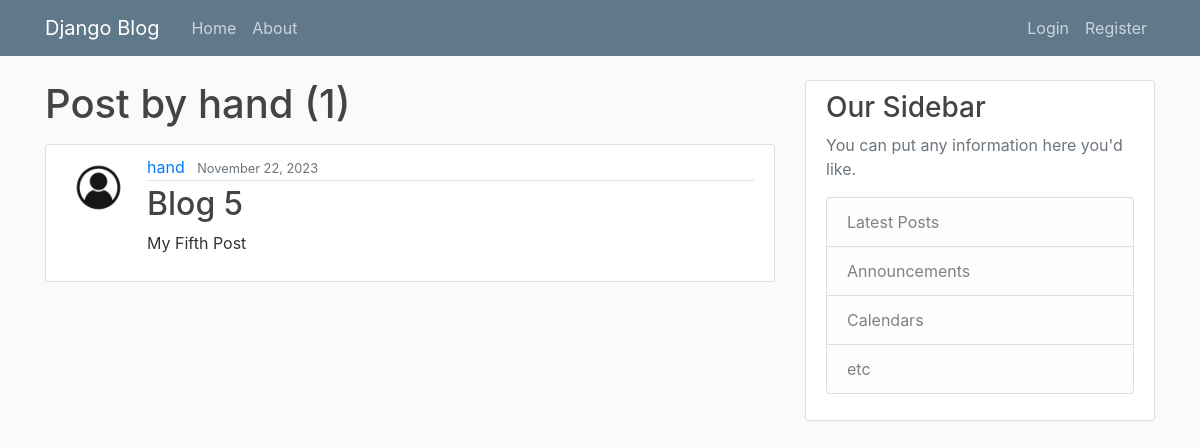
Before: /user/hand with the older database file.
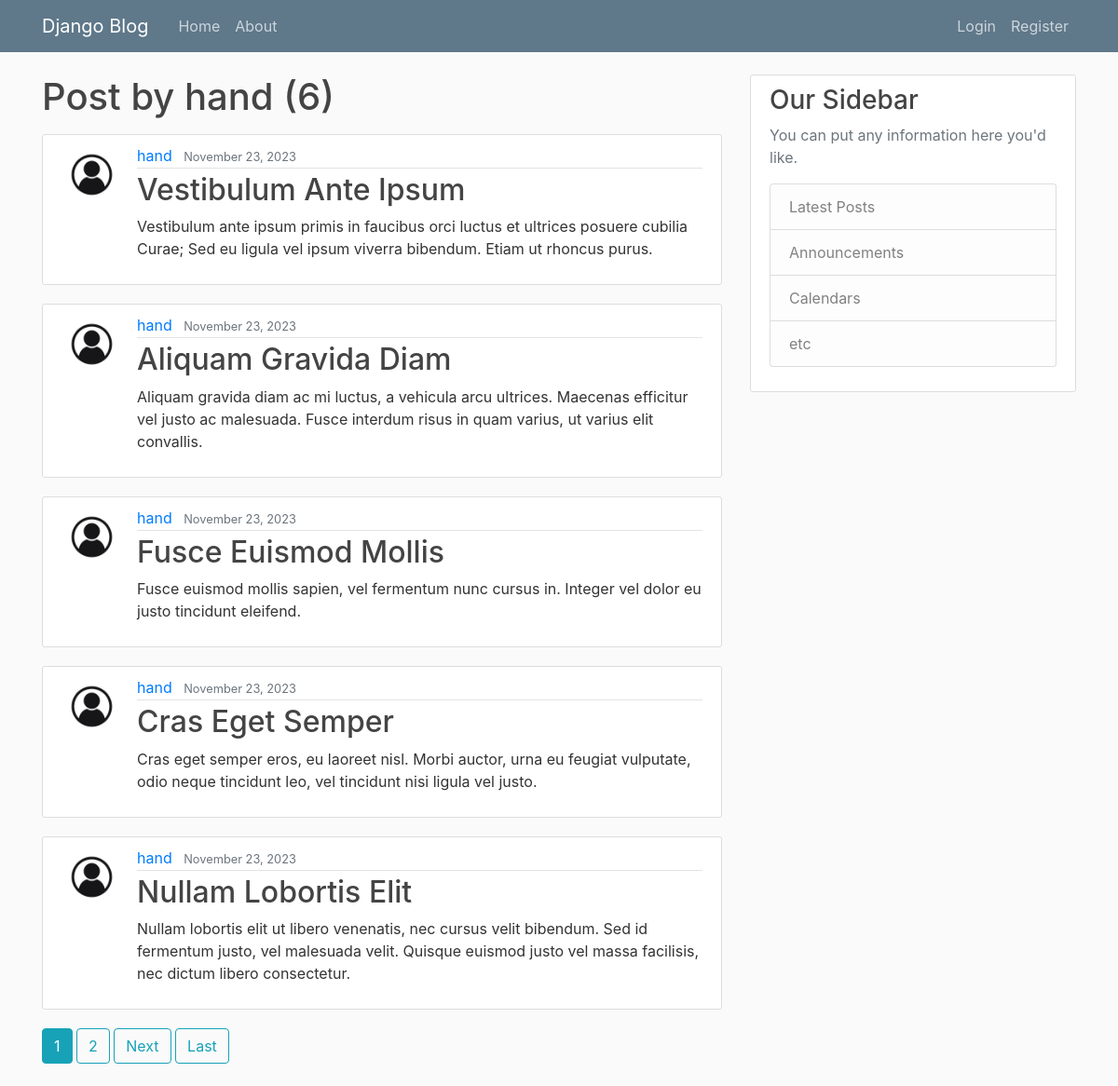
After: the same page with the newer database file.
### blog/models.py (models this page shows, shortened)
class Post(models.Model):
    title = models.CharField(max_length=100)
    content = models.TextField()
    date_posted = models.DateTimeField(default=timezone.now)
    author = models.ForeignKey(User, on_delete=models.CASCADE)

### users/models.py (models this page shows, shortened)
class Profile(models.Model):
    user = models.OneToOneField(User, on_delete=models.CASCADE)
    image = models.ImageField(default='default.jpg', upload_to='profile_pic')

### blog/views.py (the view)
# urls.py: path('user/<str:username>', UserPostListView.as_view(), name='user-posts'),
class UserPostListView(ListView):
    model = Post
    template_name = 'blog/user_posts.html'  # <app>/<model>_<viewtype>.html
    context_object_name = 'posts'
    paginate_by = 5
    def get_queryset(self):
        user = get_object_or_404(User, username=self.kwargs.get('username'))
        return Post.objects.filter(author=user).order_by('-date_posted')

### blog/templates/blog/user_posts.html (shortened to what this page needs)
{% extends "blog/base.html" %}
{% block content %}
<h1 class="mb-3">Post by {{ view.kwargs.username }} ({{ page_obj.paginator.count }})</h1>
{% for post in posts %}
<article class="media content-section">
  <img class="rounded-circle article-img" src="{{ post.author.profile.image.url }}">
  <div class="media-body">
    <div class="article-metadata">
      <a class="mr-2" href="{% url 'user-posts' post.author.username %}">{{ post.author }}</a>
      <small class="text-muted">{{ post.date_posted|date:"F d, Y" }}</small>
    </div>
    <h2><a class="article-title" href="{% url 'post-detail' post.id %}">{{ post.title }}</a></h2>
    <p class="article-content">{{ post.content }}</p>
  </div>
</article>
{% endfor %}
{% if is_paginated %}
    {% for num in page_obj.paginator.page_range %}
      {% if page_obj.number == num %}
        <a class="btn btn-info mb-4" href="?page={{ num }}">{{ num }}</a>
      {% elif num > page_obj.number|add:'-3' and num < page_obj.number|add:'3' %}
        <a class="btn btn-outline-info mb-4" href="?page={{ num }}">{{ num }}</a>
      {% endif %}
    {% endfor %}
  {% if page_obj.has_next %}
    <a class="btn btn-outline-info mb-4" href="?page={{ page_obj.next_page_number }}">Next</a>
    <a class="btn btn-outline-info mb-4" href="?page={{ page_obj.paginator.num_pages }}">Last</a>
  {% endif %}
{% endif %}
{% endblock content %}

Changed rows visible on the page:
no longer on this page (row unchanged): Post: author.profile.image (placeholder picture), author "hand", date_posted "November 22, 2023", title "Blog 5", content "My Fifth Post"
added Post: author.profile.image (placeholder picture), author "hand", date_posted "November 23, 2023", title "Vestibulum Ante Ipsum", content "Vestibulum ante ipsum primis in faucibus orci luctus et ultrices posuere cubilia Curae; Sed eu ligula vel ipsum viverra bibendum. Etiam ut rhoncus purus."
added Post: author.profile.image (placeholder picture), author "hand", date_posted "November 23, 2023", title "Aliquam Gravida Diam", content "Aliquam gravida diam ac mi luctus, a vehicula arcu ultrices. Maecenas efficitur vel justo ac malesuada. Fusce interdum risus in quam varius, ut varius elit convallis."
added Post: author.profile.image (placeholder picture), author "hand", date_posted "November 23, 2023", title "Fusce Euismod Mollis", content "Fusce euismod mollis sapien, vel fermentum nunc cursus in. Integer vel dolor eu justo tincidunt eleifend."
added Post: author.profile.image (placeholder picture), author "hand", date_posted "November 23, 2023", title "Cras Eget Semper", content "Cras eget semper eros, eu laoreet nisl. Morbi auctor, urna eu feugiat vulputate, odio neque tincidunt leo, vel tincidunt nisi ligula vel justo."
added Post: author.profile.image (placeholder picture), author "hand", date_posted "November 23, 2023", title "Nullam Lobortis Elit", content "Nullam lobortis elit ut libero venenatis, nec cursus velit bibendum. Sed id fermentum justo, vel malesuada velit. Quisque euismod justo vel massa facilisis, nec dictum libero consectetur."
Other visible differences:
{{ page_obj.paginator.count }}: "1" → "6"
new list line: "1"
new list line: "2"
text now shown: "Next Last"
